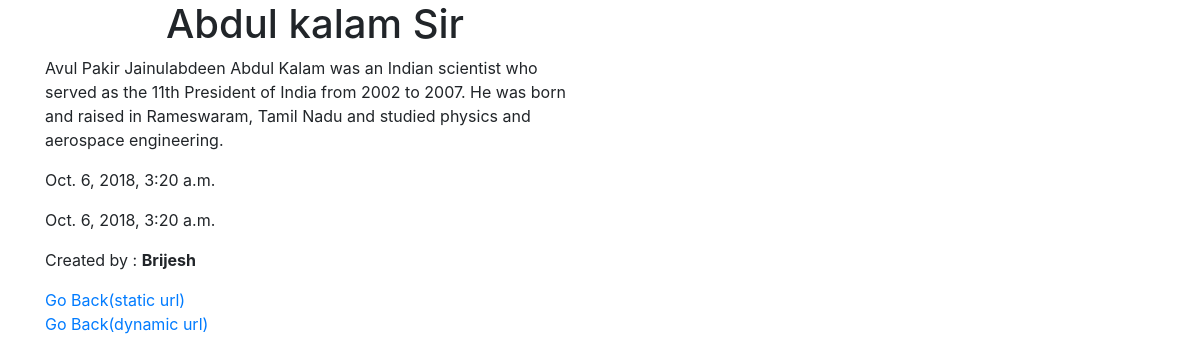
The app's page /articles/detail/4/ with its own data.
### myapp/models.py (models this page shows, shortened)
class Article(models.Model):
	title = models.CharField(max_length=40)
	content = models.TextField()
	author = models.CharField(max_length=40)
	created_on = models.DateTimeField(auto_now=False, auto_now_add=True)
	last_updated = models.DateTimeField(auto_now=True, auto_now_add=False)
	class Meta:
		ordering = ['title']

### myapp/views.py (the view)
# urls.py: url(r'^detail/(?P<id>\d+)/$', detailview, name="detail"),
def detailview(request, id=None):
	article = get_object_or_404(Article, id=id)
	context = {
		'article':article,
	}
	return render(request, 'myapp/detail.html', context)

### templates/myapp/detail.html (shortened to what this page needs)
{% extends 'base.html' %}
{% block content %}
<center><h1>{{ article.title }}</h1></center>
<p>{{ article.content }}</p>
<p>{{ article.created_on }}</p>
<p>{{ article.last_updated }}</p>
<p>Created by : <b>{{ article.author }}</b></p>
<a href="/articles/list/">Go Back(static url)</a>
<br>
<a href="{% url 'myapp:list' %}">Go Back(dynamic url)</a>
{% endblock content %}

### templates/base.html (shortened to what this page needs)
<!DOCTYPE html>
<html>
<head>
	<link rel="stylesheet" href="https://stackpath.bootstrapcdn.com/bootstrap/4.1.3/css/bootstrap.min.css">
</head>
<body>
	<div class="container">
		<div class="row">
			<div class="col-md-6">
				{% block content %}{% endblock content %}
			</div>
		</div>
	</div>
</body>
</html>

### records on screen
Article: title "Abdul kalam Sir", content "Avul Pakir Jainulabdeen Abdul Kalam was an Indian scientist who served as the 11th President of India from 2002 to 2007. He was born and raised in Rameswaram, Tamil Nadu and studied physics and aerospace engineering.", created_on "Oct. 6, 2018, 3:20 a.m.", last_updated "Oct. 6, 2018, 3:20 a.m.", author "Brijesh"
